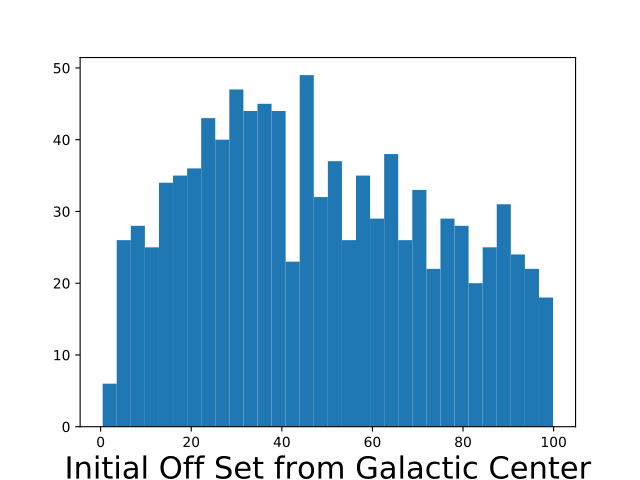

The script that drew this image:
from astro_traj.galaxy import Hernquist_NFW
from astro_traj import constr_dict
from astro_traj.sample import Sample
import numpy as np
from matplotlib import use
use('agg')
import matplotlib.pyplot as plt
font = {'size': 22}

samples = 'posterior_samples.dat'
Galaxy = constr_dict.galaxy('NGC', samples, 100, 5, 0.73)
gal = Hernquist_NFW(Galaxy['Mspiral'], Galaxy['Mbulge'], Galaxy['Mhalo'], Galaxy['R_eff'], 0.73, rcut=100)
samp = Sample(gal)
Nsys = 1000
bins = int(np.round(np.sqrt(Nsys)))

PDFR = samp.initialize_R()
R_dist = samp.sample_R(PDFR, Nsys)

plot, ax1 = plt.subplots(1, sharex=True)
ax1.hist(R_dist, bins=bins)
ax1.set_xlabel('Initial Off Set from Galactic Center', fontdict=font)
plot.show()
